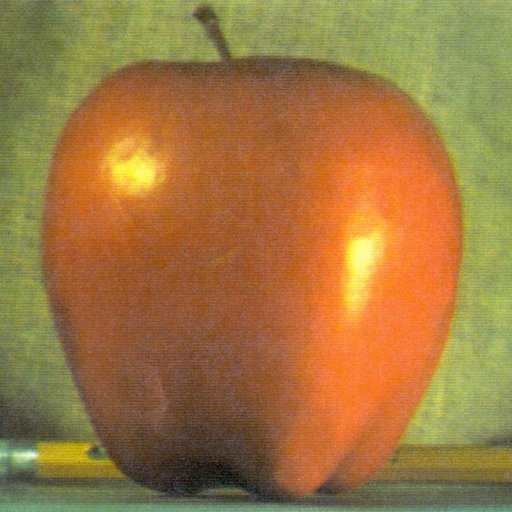
#> input picture images/apple.jpg, 512 x 512 px, found by its file name
$ python 2_f_Arithmetic_ADDITION.py
#> lines starting #> are read from the running program, lines starting #| are printed output that depends on the picture
# 2. f.

# arithmetic operation on
# addition of two images

# organizing imports
import cv2
import numpy as np

# path to input images are specified and
# images are loaded with imread command
image1 = cv2.imread('D:/DIP/images/apple.jpg')
#> image1 is the input picture: shape (512, 512, 3); mean B, G, R 64.8, 119.7, 159.1
image2 = cv2.imread('D:/DIP/images/baboon.jpg')
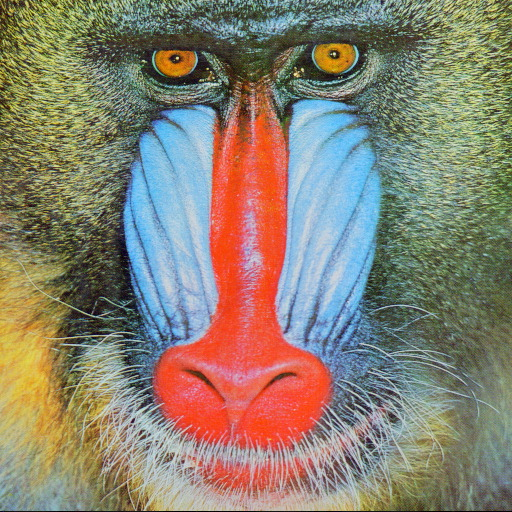
#> input picture images/baboon.jpg, 512 x 512 px, found by its file name
#> image2 is the input picture: shape (512, 512, 3); mean B, G, R 112.9, 129.1, 137.1

# cv2.addWeighted is applied over the
# image inputs with applied parameters
weightedSum = cv2.addWeighted(image1, 0.5, image2, 0.4, 0)
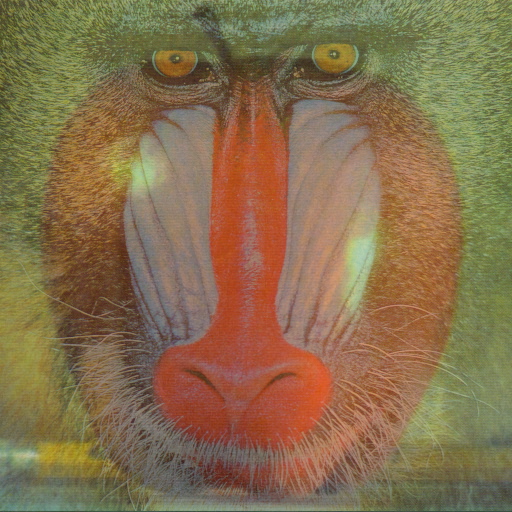
#> weightedSum: shape (512, 512, 3); mean B, G, R 77.5, 111.5, 134.4

# the window showing output image
# with the weighted sum
cv2.imshow('Weighted Image', weightedSum)

# De-allocate any associated memory usage
if cv2.waitKey(0) & 0xff == 27:
#> (key Esc is pressed here)
    cv2.destroyAllWindows()
